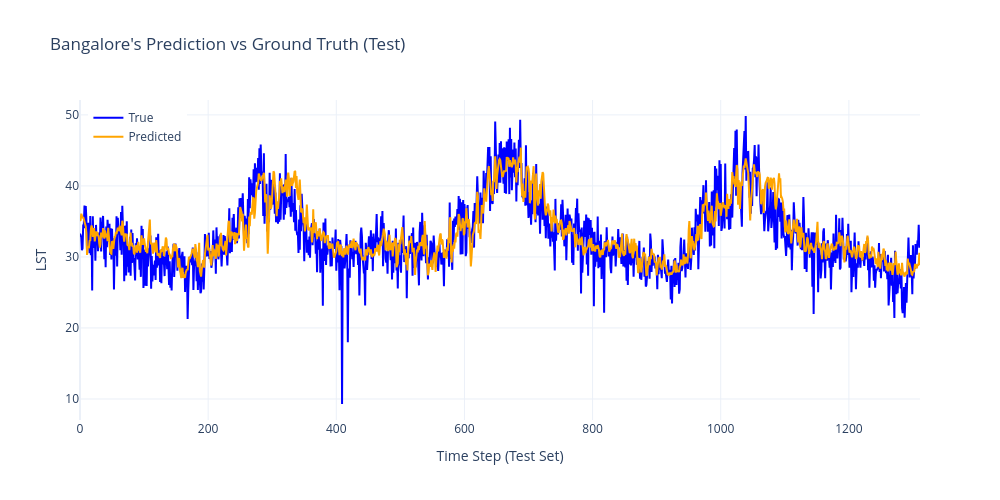

Write notebook code for a chart like this one.
### Code cell
plot_predictions_plotly(y_true_blr, y_pred_blr, title="Bangalore's Prediction vs Ground Truth (Test)")

### Figure 1 — Plotly figure (JSON) as saved in the notebook; plotly's stock layout.template omitted (floating-point values rounded to 4 significant figures; data arrays with more than 128 entries replaced by an {"elided": "..."} marker saying what was removed)
{"data": [{"line": {"color": "blue"}, "mode": "lines", "name": "True", "type": "scatter", "y": {"elided": "1312 float values"}}, {"line": {"color": "orange"}, "mode": "lines", "name": "Predicted", "type": "scatter", "y": {"elided": "1312 float values"}}], "layout": {"height": 500, "legend": {"x": 0.01, "y": 0.99}, "title": {"text": "Bangalore's Prediction vs Ground Truth (Test)"}, "width": 1000, "xaxis": {"title": {"text": "Time Step (Test Set)"}}, "yaxis": {"title": {"text": "LST"}}}}
